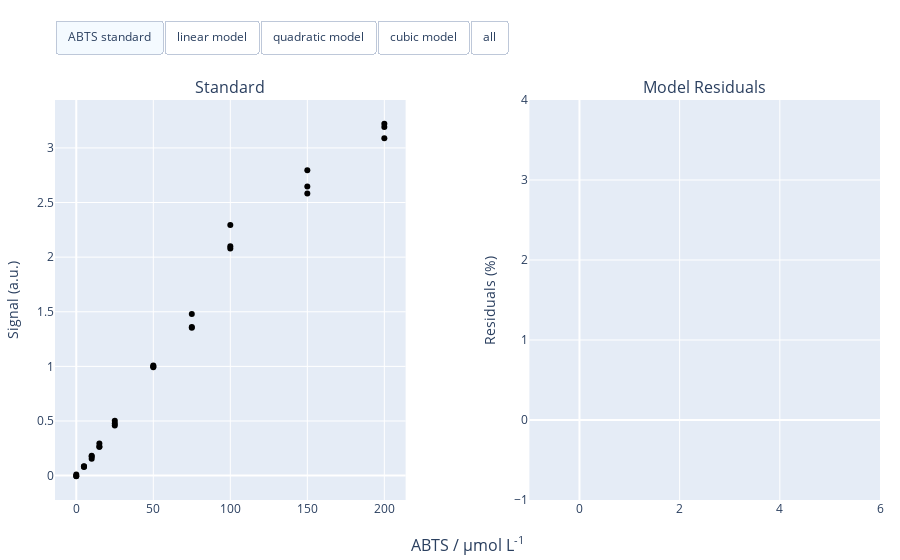

Here is the notebook cell this chart was saved with:
### Code cell
# Visualize fitted calibration models
abts_calibration.visualize()

### Figure 1 — Plotly figure (JSON) as saved in the notebook; plotly's stock layout.template omitted (floating-point values rounded to 4 significant figures; data arrays with more than 128 entries replaced by an {"elided": "..."} marker saying what was removed)
{"data": [{"customdata": ["ABTS standard"], "hovertemplate": "Signal: %{y:.2f}", "marker": {"color": "#000000"}, "mode": "markers", "name": "D1", "showlegend": false, "type": "scatter", "visible": true, "x": [0], "xaxis": "x", "y": [-0.00458], "yaxis": "y"}, {"customdata": ["ABTS standard"], "hovertemplate": "Signal: %{y:.2f}", "marker": {"color": "#000000"}, "mode": "markers", "name": "D2", "showlegend": false, "type": "scatter", "visible": true, "x": [5], "xaxis": "x", "y": [0.08642], "yaxis": "y"}, {"customdata": ["ABTS standard"], "hovertemplate": "Signal: %{y:.2f}", "marker": {"color": "#000000"}, "mode": "markers", "name": "D3", "showlegend": false, "type": "scatter", "visible": true, "x": [10], "xaxis": "x", "y": [0.1811], "yaxis": "y"}, {"customdata": ["ABTS standard"], "hovertemplate": "Signal: %{y:.2f}", "marker": {"color": "#000000"}, "mode": "markers", "name": "D4", "showlegend": false, "type": "scatter", "visible": true, "x": [15], "xaxis": "x", "y": [0.2944], "yaxis": "y"}, {"customdata": ["ABTS standard"], "hovertemplate": "Signal: %{y:.2f}", "marker": {"color": "#000000"}, "mode": "markers", "name": "D5", "showlegend": false, "type": "scatter", "visible": true, "x": [25], "xaxis": "x", "y": [0.5019], "yaxis": "y"}, {"customdata": ["ABTS standard"], "hovertemplate": "Signal: %{y:.2f}", "marker": {"color": "#000000"}, "mode": "markers", "name": "D6", "showlegend": false, "type": "scatter", "visible": true, "x": [50], "xaxis": "x", "y": [0.993], "yaxis": "y"}, {"customdata": ["ABTS standard"], "hovertemplate": "Signal: %{y:.2f}", "marker": {"color": "#000000"}, "mode": "markers", "name": "D7", "showlegend": false, "type": "scatter", "visible": true, "x": [75], "xaxis": "x", "y": [1.479], "yaxis": "y"}, {"customdata": ["ABTS standard"], "hovertemplate": "Signal: %{y:.2f}", "marker": {"color": "#000000"}, "mode": "markers", "name": "D8", "showlegend": false, "type": "scatter", "visible": true, "x": [100], "xaxis": "x", "y": [2.295], "yaxis": "y"}, {"customdata": ["ABTS standard"], "hovertemplate": "Signal: %{y:.2f}", "marker": {"color": "#000000"}, "mode": "markers", "name": "D9", "showlegend": false, "type": "scatter", "visible": true, "x": [150], "xaxis": "x", "y": [2.794], "yaxis": "y"}, {"customdata": ["ABTS standard"], "hovertemplate": "Signal: %{y:.2f}", "marker": {"color": "#000000"}, "mode": "markers", "name": "D10", "showlegend": false, "type": "scatter", "visible": true, "x": [200], "xaxis": "x", "y": [3.191], "yaxis": "y"}, {"customdata": ["ABTS standard"], "hovertemplate": "Signal: %{y:.2f}", "marker": {"color": "#000000"}, "mode": "markers", "name": "E1", "showlegend": false, "type": "scatter", "visible": true, "x": [0], "xaxis": "x", "y": [-0.005794], "yaxis": "y"}, {"customdata": ["ABTS standard"], "hovertemplate": "Signal: %{y:.2f}", "marker": {"color": "#000000"}, "mode": "markers", "name": "E2", "showlegend": false, "type": "scatter", "visible": true, "x": [5], "xaxis": "x", "y": [0.08417], "yaxis": "y"}, {"customdata": ["ABTS standard"], "hovertemplate": "Signal: %{y:.2f}", "marker": {"color": "#000000"}, "mode": "markers", "name": "E3", "showlegend": false, "type": "scatter", "visible": true, "x": [10], "xaxis": "x", "y": [0.1552], "yaxis": "y"}, {"customdata": ["ABTS standard"], "hovertemplate": "Signal: %{y:.2f}", "marker": {"color": "#000000"}, "mode": "markers", "name": "E4", "showlegend": false, "type": "scatter", "visible": true, "x": [15], "xaxis": "x", "y": [0.2632], "yaxis": "y"}, {"customdata": ["ABTS standard"], "hovertemplate": "Signal: %{y:.2f}", "marker": {"color": "#000000"}, "mode": "markers", "name": "E5", "showlegend": false, "type": "scatter", "visible": true, "x": [25], "xaxis": "x", "y": [0.4597], "yaxis": "y"}, {"customdata": ["ABTS standard"], "hovertemplate": "Signal: %{y:.2f}", "marker": {"color": "#000000"}, "mode": "markers", "name": "E6", "showlegend": false, "type": "scatter", "visible": true, "x": [50], "xaxis": "x", "y": [1.009], "yaxis": "y"}, {"customdata": ["ABTS standard"], "hovertemplate": "Signal: %{y:.2f}", "marker": {"color": "#000000"}, "mode": "markers", "name": "E7", "showlegend": false, "type": "scatter", "visible": true, "x": [75], "xaxis": "x", "y": [1.361], "yaxis": "y"}, {"customdata": ["ABTS standard"], "hovertemplate": "Signal: %{y:.2f}", "marker": {"color": "#000000"}, "mode": "markers", "name": "E8", "showlegend": false, "type": "scatter", "visible": true, "x": [100], "xaxis": "x", "y": [2.099], "yaxis": "y"}, {"customdata": ["ABTS standard"], "hovertemplate": "Signal: %{y:.2f}", "marker": {"color": "#000000"}, "mode": "markers", "name": "E9", "showlegend": false, "type": "scatter", "visible": true, "x": [150], "xaxis": "x", "y": [2.646], "yaxis": "y"}, {"customdata": ["ABTS standard"], "hovertemplate": "Signal: %{y:.2f}", "marker": {"color": "#000000"}, "mode": "markers", "name": "E10", "showlegend": false, "type": "scatter", "visible": true, "x": [200], "xaxis": "x", "y": [3.221], "yaxis": "y"}, {"customdata": ["ABTS standard"], "hovertemplate": "Signal: %{y:.2f}", "marker": {"color": "#000000"}, "mode": "markers", "name": "F1", "showlegend": false, "type": "scatter", "visible": true, "x": [0], "xaxis": "x", "y": [0.01037], "yaxis": "y"}, {"customdata": ["ABTS standard"], "hovertemplate": "Signal: %{y:.2f}", "marker": {"color": "#000000"}, "mode": "markers", "name": "F2", "showlegend": false, "type": "scatter", "visible": true, "x": [5], "xaxis": "x", "y": [0.07969], "yaxis": "y"}, {"customdata": ["ABTS standard"], "hovertemplate": "Signal: %{y:.2f}", "marker": {"color": "#000000"}, "mode": "markers", "name": "F3", "showlegend": false, "type": "scatter", "visible": true, "x": [10], "xaxis": "x", "y": [0.1742], "yaxis": "y"}, {"customdata": ["ABTS standard"], "hovertemplate": "Signal: %{y:.2f}", "marker": {"color": "#000000"}, "mode": "markers", "name": "F4", "showlegend": false, "type": "scatter", "visible": true, "x": [15], "xaxis": "x", "y": [0.2651], "yaxis": "y"}, {"customdata": ["ABTS standard"], "hovertemplate": "Signal: %{y:.2f}", "marker": {"color": "#000000"}, "mode": "markers", "name": "F5", "showlegend": false, "type": "scatter", "visible": true, "x": [25], "xaxis": "x", "y": [0.4769], "yaxis": "y"}, {"customdata": ["ABTS standard"], "hovertemplate": "Signal: %{y:.2f}", "marker": {"color": "#000000"}, "mode": "markers", "name": "F6", "showlegend": false, "type": "scatter", "visible": true, "x": [50], "xaxis": "x", "y": [1.0], "yaxis": "y"}, {"customdata": ["ABTS standard"], "hovertemplate": "Signal: %{y:.2f}", "marker": {"color": "#000000"}, "mode": "markers", "name": "F7", "showlegend": false, "type": "scatter", "visible": true, "x": [75], "xaxis": "x", "y": [1.354], "yaxis": "y"}, {"customdata": ["ABTS standard"], "hovertemplate": "Signal: %{y:.2f}", "marker": {"color": "#000000"}, "mode": "markers", "name": "F8", "showlegend": false, "type": "scatter", "visible": true, "x": [100], "xaxis": "x", "y": [2.08], "yaxis": "y"}, {"customdata": ["ABTS standard"], "hovertemplate": "Signal: %{y:.2f}", "marker": {"color": "#000000"}, "mode": "markers", "name": "F9", "showlegend": false, "type": "scatter", "visible": true, "x": [150], "xaxis": "x", "y": [2.583], "yaxis": "y"}, {"customdata": ["ABTS standard"], "hovertemplate": "Signal: %{y:.2f}", "marker": {"color": "#000000"}, "mode": "markers", "name": "F10", "showlegend": false, "type": "scatter", "visible": true, "x": [200], "xaxis": "x", "y": [3.088], "yaxis": "y"}, {"customdata": ["linear model"], "hovertemplate": "Signal: %{y:.2f}", "marker": {"color": "#636EFA"}, "mode": "lines", "name": "linear model", "type": "scatter", "visible": false, "x": {"elided": "135 float values"}, "xaxis": "x", "y": {"elided": "135 float values"}, "yaxis": "y"}, {"customdata": ["linear model"], "hoverinfo": "skip", "hovertemplate": "Signal: %{y:.2f}", "marker": {"color": "#636EFA"}, "mode": "markers", "name": "Residuals", "type": "scatter", "visible": false, "x": [0, 5, 10, 15, 25, 50, 75, 100, 150, 0, 5, 10, 15, 25, 50, 75, 100, 150, 0, 5, 10, 15, 25, 50, 75, 100, 150], "xaxis": "x2", "y": [0, -8.996, -4.635, 3.355, 5.704, 4.57, 3.827, 20.83, -1.906, 0, -11.37, -18.31, -7.608, -3.179, 6.233, -4.444, 10.51, -7.12, 0, -16.08, -8.301, -6.954, 0.4423, 5.315, -4.957, 9.5, -9.313], "yaxis": "y2"}, {"customdata": ["quadratic model"], "hovertemplate": "Signal: %{y:.2f}", "marker": {"color": "#EF553B"}, "mode": "lines", "name": "quadratic model", "type": "scatter", "visible": false, "x": {"elided": "135 float values"}, "xaxis": "x", "y": {"elided": "135 float values"}, "yaxis": "y"}, {"customdata": ["quadratic model"], "hoverinfo": "skip", "hovertemplate": "Signal: %{y:.2f}", "marker": {"color": "#EF553B"}, "mode": "markers", "name": "Residuals", "type": "scatter", "visible": false, "x": [0, 5, 10, 15, 25, 50, 75, 100, 150, 0, 5, 10, 15, 25, 50, 75, 100, 150, 0, 5, 10, 15, 25, 50, 75, 100, 150], "xaxis": "x2", "y": [0, -20.26, -15.99, -8.447, -5.324, -3.661, -1.529, 18.07, 2.048, 0, -22.34, -28.03, -18.16, -13.28, -2.129, -9.373, 7.99, -3.376, 0, -26.47, -19.22, -17.58, -10.04, -2.974, -9.86, 7.002, -5.657], "yaxis": "y2"}, {"customdata": ["cubic model"], "hovertemplate": "Signal: %{y:.2f}", "marker": {"color": "#00CC96"}, "mode": "lines", "name": "cubic model", "type": "scatter", "visible": false, "x": {"elided": "135 float values"}, "xaxis": "x", "y": {"elided": "135 float values"}, "yaxis": "y"}, {"customdata": ["cubic model"], "hoverinfo": "skip", "hovertemplate": "Signal: %{y:.2f}", "marker": {"color": "#00CC96"}, "mode": "markers", "name": "Residuals", "type": "scatter", "visible": false, "x": [0, 5, 10, 15, 25, 50, 75, 100, 150, 0, 5, 10, 15, 25, 50, 75, 100, 150, 0, 5, 10, 15, 25, 50, 75, 100, 150], "xaxis": "x2", "y": [0, 11.23, 12.27, 17.62, 13.46, 1.498, -3.93, 11.55, 3.968, 0, 8.335, -3.823, 5.14, 3.922, 3.113, -11.58, 2.031, -1.557, 0, 2.576, 7.955, 5.884, 7.809, 2.222, -12.06, 1.098, -3.881], "yaxis": "y2"}], "layout": {"annotations": [{"font": {"size": 16}, "showarrow": false, "text": "Standard", "x": 0.2125, "xanchor": "center", "xref": "paper", "y": 1, "yanchor": "bottom", "yref": "paper"}, {"font": {"size": 16}, "showarrow": false, "text": "Model Residuals", "x": 0.7875, "xanchor": "center", "xref": "paper", "y": 1, "yanchor": "bottom", "yref": "paper"}, {"font": {"size": 16}, "showarrow": false, "text": "ABTS / µmol L<sup>-1</sup>", "x": 0.5, "xanchor": "center", "xref": "paper", "y": 0, "yanchor": "top", "yref": "paper", "yshift": -30}], "margin": {"b": 60, "l": 20, "r": 20, "t": 100}, "updatemenus": [{"active": 0, "buttons": [{"args": [{"visible": [true, true, true, true, true, true, true, true, true, true, true, true, true, true, true, true, true, true, true, true, true, true, true, true, true, true, true, true, true, true, false, false, false, false, false, false]}], "label": "ABTS standard", "method": "update"}, {"args": [{"title": "linear model", "visible": [true, true, true, true, true, true, true, true, true, true, true, true, true, true, true, true, true, true, true, true, true, true, true, true, true, true, true, true, true, true, true, true, false, false, false, false]}], "label": "linear model", "method": "update"}, {"args": [{"title": "quadratic model", "visible": [true, true, true, true, true, true, true, true, true, true, true, true, true, true, true, true, true, true, true, true, true, true, true, true, true, true, true, true, true, true, false, false, true, true, false, false]}], "label": "quadratic model", "method": "update"}, {"args": [{"title": "cubic model", "visible": [true, true, true, true, true, true, true, true, true, true, true, true, true, true, true, true, true, true, true, true, true, true, true, true, true, true, true, true, true, true, false, false, false, false, true, true]}], "label": "cubic model", "method": "update"}, {"args": [{"visible": [true, true, true, true, true, true, true, true, true, true, true, true, true, true, true, true, true, true, true, true, true, true, true, true, true, true, true, true, true, true, true, true, true, true, true, true]}], "label": "all", "method": "update"}], "direction": "right", "type": "buttons", "x": 0, "xanchor": "left", "y": 1.2, "yanchor": "top"}], "xaxis": {"anchor": "y", "domain": [0, 0.425]}, "xaxis2": {"anchor": "y2", "domain": [0.575, 1]}, "yaxis": {"anchor": "x", "domain": [0, 1], "title": {"text": "Signal (a.u.)"}}, "yaxis2": {"anchor": "x2", "domain": [0, 1], "title": {"text": "Residuals (%)"}}}}
